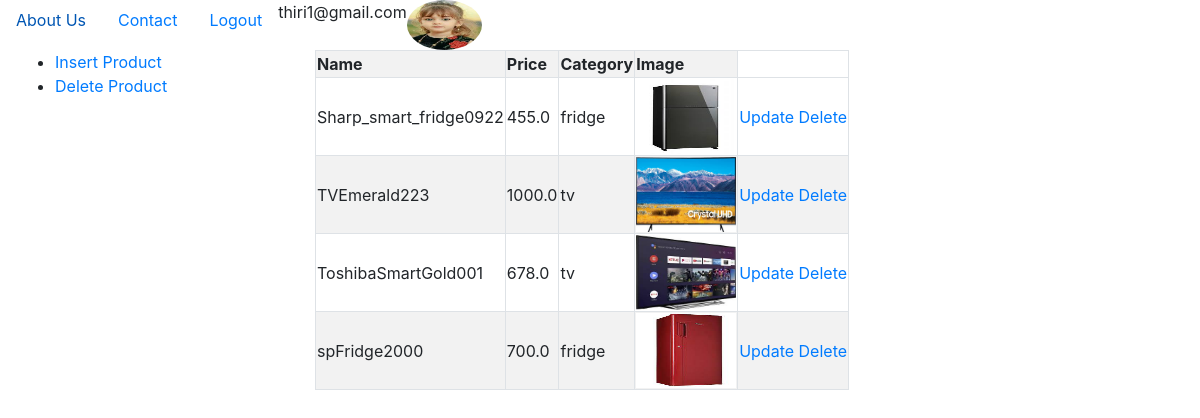
/products (signed in), run on the app's committed database.
### tables this page shows
CREATE TABLE "product" (
	"id"	INTEGER,
	"name"	TEXT NOT NULL,
	"price"	REAL,
	"category"	TEXT,
	"filepath"	TEXT,
	PRIMARY KEY("id" AUTOINCREMENT)
);

### server.py (the view)
@app.route("/products")
def showProducts():
    with connectDB() as conn:
        cursor = conn.cursor()
        rows = cursor.execute("select * from product").fetchall()
        if 'role' in session:
            rolecarried = session['role']
            if rolecarried=="user":
                return render_template("user_products.html",records = rows, title="product list")
            else:
                return render_template("products.html",records = rows, title="product list")

### server.py (called while the page is built)
def connectDB():
    conn = sql.connect("users.db")
    conn.row_factory= sql.Row # returns resultset as dictionary
    return conn

### templates/products.html (shortened to what this page needs)
{% extends "layout.html" %}
{% block content %}
<table class="table-striped table-bordered">
    <tr><th>Name</th>
        <th>Price</th>
        <th>Category</th>
        <th>Image
        </th></tr>
    {% for record in records %}
    <tr><td>{{record.name}}</td>
        <td>{{record.price}}</td>
        <td>{{record.category}}</td>
        <td><img src="static/pictures/{{record.filepath}}" style="width:100px; height:75px"></td>
        <td><a href="/updateProduct/{{record.id}}">Update</a>
        <a href="/deleteProduct/{{record.id}}"> Delete</a>
        </td>
    </tr>
    {% endfor %}
</table>
{% endblock %}

### templates/layout.html (shortened to what this page needs)
<!DOCTYPE html>
<html>
    <head>
        <link rel="stylesheet" href="https://cdn.jsdelivr.net/npm/bootstrap@4.6.2/dist/css/bootstrap.min.css">
    </head>
    <body>
      <ul class="nav">
        <li class="nav-item">
          <a class="nav-link" href="/aboutus">About Us</a>
        </li>
        <li class="nav-item">
          <a class="nav-link" href="/contactus">Contact</a>
        </li>
        {% if 'email' in session %}
            <li class="nav-item">
              <a class="nav-link" href="/logout">Logout</a>
            </li>
            <li style="list-style-type: none;">{{session['email']}}</li>
            <li style="list-style-type: none;">
              <img src="static/images/{{session['filename']}}" style="width:75px; height:50px" class="rounded-circle"/> </li>
        {% endif %}
      </ul>
        <div class="container-fluid">
        <div class="row">
           <div class="col-md-3">
            {% if 'email' in session %}
            <ul>
                <li><a href="/products/new">Insert Product</a></li>
                <li><a href="/products/delete">Delete Product</a></li>
            </ul>
            {% endif %}
           </div>
           <div class="col-md-9">
            {% block content %}
            {% endblock %}
           </div>
        </div>
    </div>
    </body>
</html>

### data on the page
product: name "Sharp_smart_fridge0922", price "455.0", category "fridge", filepath (picture)
product: name "TVEmerald223", price "1000.0", category "tv", filepath (picture)
product: name "ToshibaSmartGold001", price "678.0", category "tv", filepath (picture)
product: name "spFridge2000", price "700.0", category "fridge", filepath (picture)

### other printed values
{{ session['email'] }} "thiri1@gmail.com"
